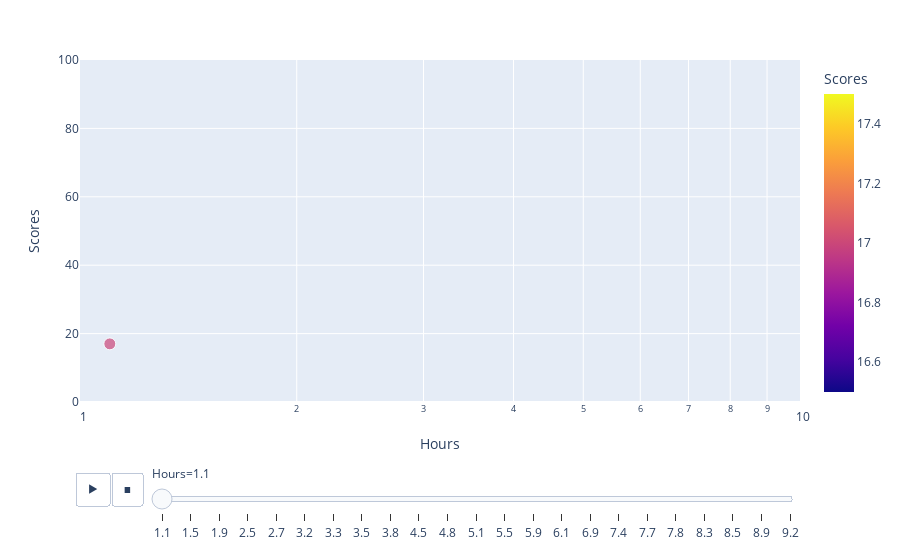

Write notebook code for a chart like this one.
### Markdown cell above
# Data Visualization

### Code cell
data = data.sort_values("Hours")
import plotly.express as px
df = px.data.gapminder()
px.scatter(data, x="Hours", y="Scores", animation_frame="Hours", animation_group="Scores",
            size="Scores", color="Scores",
           log_x=True, size_max=20, range_x=[1,10], range_y=[0,100])

### Figure 1 — Plotly figure (JSON) as saved in the notebook; plotly's stock layout.template omitted (floating-point values rounded to 4 significant figures)
{"data": [{"hovertemplate": "Hours=%{x}<br>Scores=%{marker.color}<extra></extra>", "ids": [17], "legendgroup": "", "marker": {"color": [17], "coloraxis": "coloraxis", "size": [17], "sizemode": "area", "sizeref": 0.2375, "symbol": "circle"}, "mode": "markers", "name": "", "orientation": "v", "showlegend": false, "type": "scatter", "x": [1.1], "xaxis": "x", "y": [17], "yaxis": "y"}], "layout": {"coloraxis": {"colorbar": {"title": {"text": "Scores"}}, "colorscale": [[0, "#0d0887"], [0.1111, "#46039f"], [0.2222, "#7201a8"], [0.3333, "#9c179e"], [0.4444, "#bd3786"], [0.5556, "#d8576b"], [0.6667, "#ed7953"], [0.7778, "#fb9f3a"], [0.8889, "#fdca26"], [1, "#f0f921"]]}, "legend": {"itemsizing": "constant", "tracegroupgap": 0}, "margin": {"t": 60}, "sliders": [{"active": 0, "currentvalue": {"prefix": "Hours="}, "len": 0.9, "pad": {"b": 10, "t": 60}, "steps": [{"args": [["1.1"], {"frame": {"duration": 0, "redraw": false}, "fromcurrent": true, "mode": "immediate", "transition": {"duration": 0, "easing": "linear"}}], "label": "1.1", "method": "animate"}, {"args": [["1.5"], {"frame": {"duration": 0, "redraw": false}, "fromcurrent": true, "mode": "immediate", "transition": {"duration": 0, "easing": "linear"}}], "label": "1.5", "method": "animate"}, {"args": [["1.9"], {"frame": {"duration": 0, "redraw": false}, "fromcurrent": true, "mode": "immediate", "transition": {"duration": 0, "easing": "linear"}}], "label": "1.9", "method": "animate"}, {"args": [["2.5"], {"frame": {"duration": 0, "redraw": false}, "fromcurrent": true, "mode": "immediate", "transition": {"duration": 0, "easing": "linear"}}], "label": "2.5", "method": "animate"}, {"args": [["2.7"], {"frame": {"duration": 0, "redraw": false}, "fromcurrent": true, "mode": "immediate", "transition": {"duration": 0, "easing": "linear"}}], "label": "2.7", "method": "animate"}, {"args": [["3.2"], {"frame": {"duration": 0, "redraw": false}, "fromcurrent": true, "mode": "immediate", "transition": {"duration": 0, "easing": "linear"}}], "label": "3.2", "method": "animate"}, {"args": [["3.3"], {"frame": {"duration": 0, "redraw": false}, "fromcurrent": true, "mode": "immediate", "transition": {"duration": 0, "easing": "linear"}}], "label": "3.3", "method": "animate"}, {"args": [["3.5"], {"frame": {"duration": 0, "redraw": false}, "fromcurrent": true, "mode": "immediate", "transition": {"duration": 0, "easing": "linear"}}], "label": "3.5", "method": "animate"}, {"args": [["3.8"], {"frame": {"duration": 0, "redraw": false}, "fromcurrent": true, "mode": "immediate", "transition": {"duration": 0, "easing": "linear"}}], "label": "3.8", "method": "animate"}, {"args": [["4.5"], {"frame": {"duration": 0, "redraw": false}, "fromcurrent": true, "mode": "immediate", "transition": {"duration": 0, "easing": "linear"}}], "label": "4.5", "method": "animate"}, {"args": [["4.8"], {"frame": {"duration": 0, "redraw": false}, "fromcurrent": true, "mode": "immediate", "transition": {"duration": 0, "easing": "linear"}}], "label": "4.8", "method": "animate"}, {"args": [["5.1"], {"frame": {"duration": 0, "redraw": false}, "fromcurrent": true, "mode": "immediate", "transition": {"duration": 0, "easing": "linear"}}], "label": "5.1", "method": "animate"}, {"args": [["5.5"], {"frame": {"duration": 0, "redraw": false}, "fromcurrent": true, "mode": "immediate", "transition": {"duration": 0, "easing": "linear"}}], "label": "5.5", "method": "animate"}, {"args": [["5.9"], {"frame": {"duration": 0, "redraw": false}, "fromcurrent": true, "mode": "immediate", "transition": {"duration": 0, "easing": "linear"}}], "label": "5.9", "method": "animate"}, {"args": [["6.1"], {"frame": {"duration": 0, "redraw": false}, "fromcurrent": true, "mode": "immediate", "transition": {"duration": 0, "easing": "linear"}}], "label": "6.1", "method": "animate"}, {"args": [["6.9"], {"frame": {"duration": 0, "redraw": false}, "fromcurrent": true, "mode": "immediate", "transition": {"duration": 0, "easing": "linear"}}], "label": "6.9", "method": "animate"}, {"args": [["7.4"], {"frame": {"duration": 0, "redraw": false}, "fromcurrent": true, "mode": "immediate", "transition": {"duration": 0, "easing": "linear"}}], "label": "7.4", "method": "animate"}, {"args": [["7.7"], {"frame": {"duration": 0, "redraw": false}, "fromcurrent": true, "mode": "immediate", "transition": {"duration": 0, "easing": "linear"}}], "label": "7.7", "method": "animate"}, {"args": [["7.8"], {"frame": {"duration": 0, "redraw": false}, "fromcurrent": true, "mode": "immediate", "transition": {"duration": 0, "easing": "linear"}}], "label": "7.8", "method": "animate"}, {"args": [["8.3"], {"frame": {"duration": 0, "redraw": false}, "fromcurrent": true, "mode": "immediate", "transition": {"duration": 0, "easing": "linear"}}], "label": "8.3", "method": "animate"}, {"args": [["8.5"], {"frame": {"duration": 0, "redraw": false}, "fromcurrent": true, "mode": "immediate", "transition": {"duration": 0, "easing": "linear"}}], "label": "8.5", "method": "animate"}, {"args": [["8.9"], {"frame": {"duration": 0, "redraw": false}, "fromcurrent": true, "mode": "immediate", "transition": {"duration": 0, "easing": "linear"}}], "label": "8.9", "method": "animate"}, {"args": [["9.2"], {"frame": {"duration": 0, "redraw": false}, "fromcurrent": true, "mode": "immediate", "transition": {"duration": 0, "easing": "linear"}}], "label": "9.2", "method": "animate"}], "x": 0.1, "xanchor": "left", "y": 0, "yanchor": "top"}], "updatemenus": [{"buttons": [{"args": [null, {"frame": {"duration": 500, "redraw": false}, "fromcurrent": true, "mode": "immediate", "transition": {"duration": 500, "easing": "linear"}}], "label": "&#9654;", "method": "animate"}, {"args": [[null], {"frame": {"duration": 0, "redraw": false}, "fromcurrent": true, "mode": "immediate", "transition": {"duration": 0, "easing": "linear"}}], "label": "&#9724;", "method": "animate"}], "direction": "left", "pad": {"r": 10, "t": 70}, "showactive": false, "type": "buttons", "x": 0.1, "xanchor": "right", "y": 0, "yanchor": "top"}], "xaxis": {"anchor": "y", "categoryarray": [1.1, 1.5, 1.9, 2.5, 2.7, 3.2, 3.3, 3.5, 3.8, 4.5, 4.8, 5.1, 5.5, 5.9, 6.1, 6.9, 7.4, 7.7, 7.8, 8.3, 8.5, 8.9, 9.2], "categoryorder": "array", "domain": [0, 1], "range": [0, 1], "title": {"text": "Hours"}, "type": "log"}, "yaxis": {"anchor": "x", "domain": [0, 1], "range": [0, 100], "title": {"text": "Scores"}}}}
